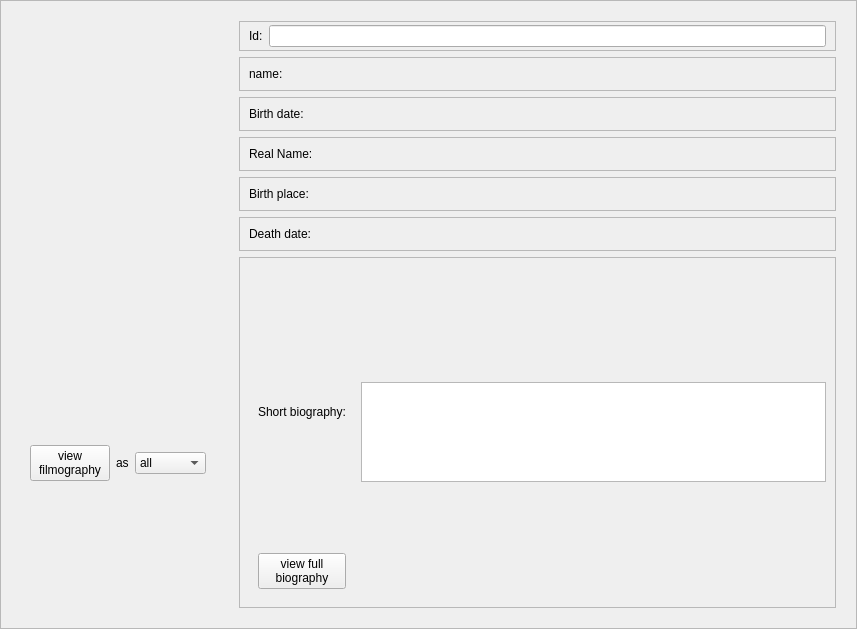
<?xml version="1.0" encoding="UTF-8"?>
<ui version="4.0">
 <class>Person</class>
 <widget class="QFrame" name="Person">
  <property name="geometry">
   <rect>
    <x>0</x>
    <y>0</y>
    <width>857</width>
    <height>629</height>
   </rect>
  </property>
  <property name="windowTitle">
   <string>Frame</string>
  </property>
  <property name="frameShape">
   <enum>QFrame::StyledPanel</enum>
  </property>
  <property name="frameShadow">
   <enum>QFrame::Raised</enum>
  </property>
  <layout class="QHBoxLayout" name="horizontalLayout_3">
   <item>
    <widget class="QFrame" name="frame_3">
     <property name="frameShape">
      <enum>QFrame::NoFrame</enum>
     </property>
     <property name="frameShadow">
      <enum>QFrame::Raised</enum>
     </property>
     <layout class="QVBoxLayout" name="verticalLayout_2">
      <item>
       <widget class="QLabel" name="imageLabel">
        <property name="text">
         <string/>
        </property>
       </widget>
      </item>
      <item>
       <widget class="QFrame" name="frame_12">
        <property name="frameShape">
         <enum>QFrame::NoFrame</enum>
        </property>
        <property name="frameShadow">
         <enum>QFrame::Raised</enum>
        </property>
        <layout class="QHBoxLayout" name="horizontalLayout_4">
         <item>
          <widget class="QPushButton" name="filmographyButton">
           <property name="text">
            <string>view
filmography</string>
           </property>
          </widget>
         </item>
         <item>
          <widget class="QLabel" name="label_2">
           <property name="text">
            <string>as</string>
           </property>
          </widget>
         </item>
         <item>
          <widget class="QComboBox" name="filmographyCombo">
           <item>
            <property name="text">
             <string>all</string>
            </property>
           </item>
           <item>
            <property name="text">
             <string>actor</string>
            </property>
           </item>
           <item>
            <property name="text">
             <string>director</string>
            </property>
           </item>
          </widget>
         </item>
        </layout>
       </widget>
      </item>
     </layout>
    </widget>
   </item>
   <item>
    <widget class="QFrame" name="frame_4">
     <property name="frameShape">
      <enum>QFrame::NoFrame</enum>
     </property>
     <property name="frameShadow">
      <enum>QFrame::Raised</enum>
     </property>
     <layout class="QVBoxLayout" name="verticalLayout">
      <item>
       <widget class="QFrame" name="idFrame">
        <property name="maximumSize">
         <size>
          <width>16777215</width>
          <height>40</height>
         </size>
        </property>
        <property name="frameShape">
         <enum>QFrame::StyledPanel</enum>
        </property>
        <property name="frameShadow">
         <enum>QFrame::Raised</enum>
        </property>
        <layout class="QHBoxLayout" name="horizontalLayout_13">
         <property name="topMargin">
          <number>3</number>
         </property>
         <property name="bottomMargin">
          <number>3</number>
         </property>
         <item>
          <widget class="QLabel" name="label_11">
           <property name="text">
            <string>Id:</string>
           </property>
          </widget>
         </item>
         <item>
          <widget class="QLineEdit" name="idEdit">
           <property name="alignment">
            <set>Qt::AlignCenter</set>
           </property>
           <property name="readOnly">
            <bool>true</bool>
           </property>
          </widget>
         </item>
        </layout>
       </widget>
      </item>
      <item>
       <widget class="QFrame" name="frame">
        <property name="frameShape">
         <enum>QFrame::StyledPanel</enum>
        </property>
        <property name="frameShadow">
         <enum>QFrame::Raised</enum>
        </property>
        <layout class="QHBoxLayout" name="horizontalLayout">
         <item>
          <widget class="QLabel" name="label">
           <property name="text">
            <string>name:</string>
           </property>
          </widget>
         </item>
         <item>
          <widget class="QLabel" name="nameLabel">
           <property name="text">
            <string/>
           </property>
          </widget>
         </item>
        </layout>
       </widget>
      </item>
      <item>
       <widget class="QFrame" name="frame_2">
        <property name="frameShape">
         <enum>QFrame::StyledPanel</enum>
        </property>
        <property name="frameShadow">
         <enum>QFrame::Raised</enum>
        </property>
        <layout class="QHBoxLayout" name="horizontalLayout_2">
         <item>
          <widget class="QLabel" name="label_3">
           <property name="text">
            <string>Birth date:</string>
           </property>
          </widget>
         </item>
         <item>
          <widget class="QLabel" name="birthDateLabel">
           <property name="text">
            <string/>
           </property>
          </widget>
         </item>
        </layout>
       </widget>
      </item>
      <item>
       <widget class="QFrame" name="frame_8">
        <property name="frameShape">
         <enum>QFrame::StyledPanel</enum>
        </property>
        <property name="frameShadow">
         <enum>QFrame::Raised</enum>
        </property>
        <layout class="QHBoxLayout" name="horizontalLayout_7">
         <item>
          <widget class="QLabel" name="label_7">
           <property name="text">
            <string>Real Name:</string>
           </property>
          </widget>
         </item>
         <item>
          <widget class="QLabel" name="realNameLabel">
           <property name="text">
            <string/>
           </property>
          </widget>
         </item>
        </layout>
       </widget>
      </item>
      <item>
       <widget class="QFrame" name="frame_11">
        <property name="frameShape">
         <enum>QFrame::StyledPanel</enum>
        </property>
        <property name="frameShadow">
         <enum>QFrame::Raised</enum>
        </property>
        <layout class="QHBoxLayout" name="horizontalLayout_10">
         <item>
          <widget class="QLabel" name="label_10">
           <property name="text">
            <string>Birth place:</string>
           </property>
          </widget>
         </item>
         <item>
          <widget class="QLabel" name="birthPlaceLabel">
           <property name="text">
            <string/>
           </property>
          </widget>
         </item>
        </layout>
       </widget>
      </item>
      <item>
       <widget class="QFrame" name="frame_10">
        <property name="frameShape">
         <enum>QFrame::StyledPanel</enum>
        </property>
        <property name="frameShadow">
         <enum>QFrame::Raised</enum>
        </property>
        <layout class="QHBoxLayout" name="horizontalLayout_9">
         <item>
          <widget class="QLabel" name="label_9">
           <property name="text">
            <string>Death date:</string>
           </property>
          </widget>
         </item>
         <item>
          <widget class="QLabel" name="deathDateLabel">
           <property name="text">
            <string/>
           </property>
          </widget>
         </item>
        </layout>
       </widget>
      </item>
      <item>
       <widget class="QFrame" name="frame_9">
        <property name="frameShape">
         <enum>QFrame::StyledPanel</enum>
        </property>
        <property name="frameShadow">
         <enum>QFrame::Raised</enum>
        </property>
        <layout class="QHBoxLayout" name="horizontalLayout_8">
         <item>
          <widget class="QFrame" name="frame_5">
           <property name="frameShape">
            <enum>QFrame::NoFrame</enum>
           </property>
           <property name="frameShadow">
            <enum>QFrame::Raised</enum>
           </property>
           <layout class="QVBoxLayout" name="verticalLayout_3">
            <item>
             <widget class="QLabel" name="biographyLabel">
              <property name="text">
               <string>Short biography:</string>
              </property>
             </widget>
            </item>
            <item>
             <widget class="QPushButton" name="biographyButton">
              <property name="text">
               <string>view full
biography</string>
              </property>
             </widget>
            </item>
           </layout>
          </widget>
         </item>
         <item>
          <widget class="QPlainTextEdit" name="shortBioPlain">
           <property name="maximumSize">
            <size>
             <width>16777215</width>
             <height>100</height>
            </size>
           </property>
           <property name="textInteractionFlags">
            <set>Qt::TextSelectableByKeyboard|Qt::TextSelectableByMouse</set>
           </property>
          </widget>
         </item>
        </layout>
       </widget>
      </item>
     </layout>
    </widget>
   </item>
  </layout>
 </widget>
 <resources/>
 <connections/>
</ui>
